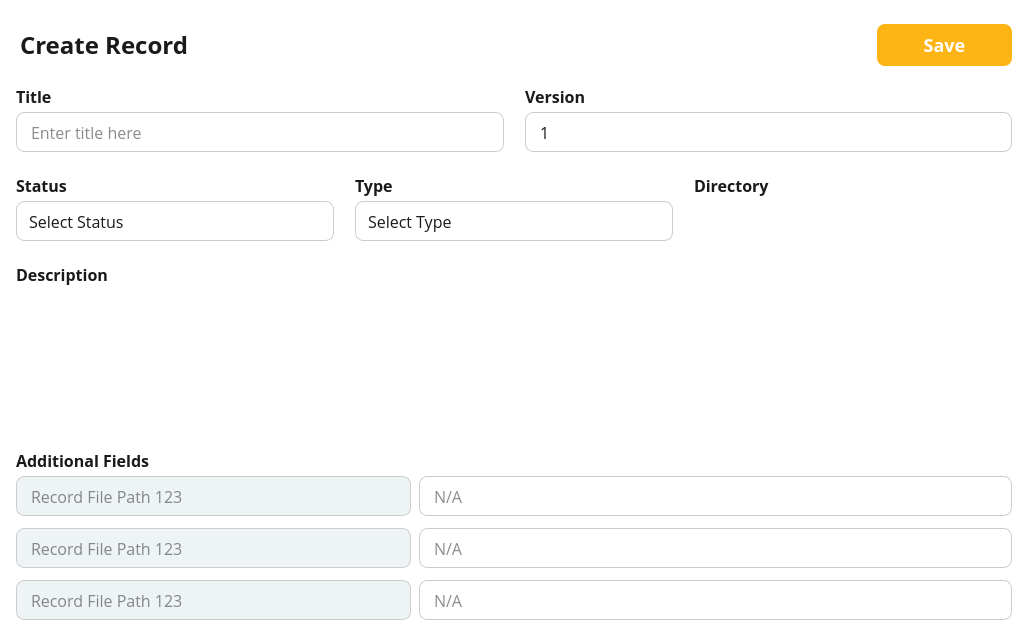
<?xml version="1.0" encoding="UTF-8"?>
<ui version="4.0">
 <class>CreateRecordForm</class>
 <widget class="QWidget" name="CreateRecordForm">
  <property name="geometry">
   <rect>
    <x>0</x>
    <y>0</y>
    <width>1028</width>
    <height>636</height>
   </rect>
  </property>
  <property name="windowTitle">
   <string>Form</string>
  </property>
  <property name="styleSheet">
   <string notr="true">#CreateRecordForm {
	background-color: white;
}</string>
  </property>
  <layout class="QVBoxLayout" name="verticalLayout">
   <property name="spacing">
    <number>18</number>
   </property>
   <property name="leftMargin">
    <number>16</number>
   </property>
   <property name="topMargin">
    <number>24</number>
   </property>
   <property name="rightMargin">
    <number>16</number>
   </property>
   <property name="bottomMargin">
    <number>16</number>
   </property>
   <item>
    <widget class="QWidget" name="headerRow" native="true">
     <property name="maximumSize">
      <size>
       <width>16777215</width>
       <height>42</height>
      </size>
     </property>
     <layout class="QHBoxLayout" name="horizontalLayout">
      <property name="leftMargin">
       <number>0</number>
      </property>
      <property name="topMargin">
       <number>0</number>
      </property>
      <property name="rightMargin">
       <number>0</number>
      </property>
      <property name="bottomMargin">
       <number>0</number>
      </property>
      <item>
       <widget class="QPushButton" name="createRecordButton">
        <property name="maximumSize">
         <size>
          <width>16777215</width>
          <height>34</height>
         </size>
        </property>
        <property name="styleSheet">
         <string notr="true">QPushButton {
	color: #1A1A1A;
	font-family: Open Sans;
	font-weight: 600;
	font-size: 24px;
	line-height: 34px;
	letter-spacing: 0%;
}</string>
        </property>
        <property name="text">
         <string>Create Record</string>
        </property>
        <property name="icon">
         <iconset resource="../../../Resources/Resources.qrc">
          <normaloff>:/images/Project/nav-back.svg</normaloff>:/images/Project/nav-back.svg</iconset>
        </property>
        <property name="iconSize">
         <size>
          <width>24</width>
          <height>24</height>
         </size>
        </property>
        <property name="flat">
         <bool>true</bool>
        </property>
       </widget>
      </item>
      <item>
       <spacer name="horizontalSpacer">
        <property name="orientation">
         <enum>Qt::Orientation::Horizontal</enum>
        </property>
        <property name="sizeHint" stdset="0">
         <size>
          <width>40</width>
          <height>20</height>
         </size>
        </property>
       </spacer>
      </item>
      <item>
       <widget class="QPushButton" name="saveRecordButton">
        <property name="minimumSize">
         <size>
          <width>135</width>
          <height>42</height>
         </size>
        </property>
        <property name="maximumSize">
         <size>
          <width>16777215</width>
          <height>42</height>
         </size>
        </property>
        <property name="styleSheet">
         <string notr="true">QPushButton {
	background: #FDB515;
	border: none;
	border-radius: 8px;
	font-family: Open-Sans;
	font-weight: 500;
	font-size: 18px;
	color: white;
}

QPushButton:hover {
    background-color: #E6A512;
}

QPushButton:pressed {
    background-color: #CC8F0F;
    padding-top: 2px;
	padding-left: 2px;
}</string>
        </property>
        <property name="text">
         <string>Save</string>
        </property>
        <property name="flat">
         <bool>true</bool>
        </property>
       </widget>
      </item>
     </layout>
    </widget>
   </item>
   <item>
    <widget class="QWidget" name="fieldsRow" native="true">
     <property name="styleSheet">
      <string notr="true">QLabel {
	color: #1A1A1A;
	font-family: Open Sans;
	font-weight: 600;
	font-size: 16px;
	line-height: 24px;
	letter-spacing: 0%;
}

QLineEdit {
	color: #1A1A1A;
	background: white;
	font-family: Open Sans;
	font-weight: 400;
	font-size: 16px;
	line-height: 24px;
	letter-spacing: 0%;
	border-radius: 8px;
	border: 1px solid #CCCCCC;
	padding-left: 12px;
	padding-right: 12px;
}</string>
     </property>
     <layout class="QVBoxLayout" name="verticalLayout_2">
      <property name="spacing">
       <number>21</number>
      </property>
      <property name="leftMargin">
       <number>0</number>
      </property>
      <property name="topMargin">
       <number>0</number>
      </property>
      <property name="rightMargin">
       <number>0</number>
      </property>
      <property name="bottomMargin">
       <number>0</number>
      </property>
      <item>
       <widget class="QWidget" name="fieldRow1" native="true">
        <property name="sizePolicy">
         <sizepolicy hsizetype="Preferred" vsizetype="Maximum">
          <horstretch>0</horstretch>
          <verstretch>0</verstretch>
         </sizepolicy>
        </property>
        <layout class="QHBoxLayout" name="horizontalLayout_2">
         <property name="spacing">
          <number>21</number>
         </property>
         <property name="leftMargin">
          <number>0</number>
         </property>
         <property name="topMargin">
          <number>0</number>
         </property>
         <property name="rightMargin">
          <number>0</number>
         </property>
         <property name="bottomMargin">
          <number>0</number>
         </property>
         <item>
          <widget class="QWidget" name="titleFieldGroup" native="true">
           <property name="sizePolicy">
            <sizepolicy hsizetype="Preferred" vsizetype="Maximum">
             <horstretch>0</horstretch>
             <verstretch>0</verstretch>
            </sizepolicy>
           </property>
           <layout class="QVBoxLayout" name="verticalLayout_3">
            <property name="spacing">
             <number>4</number>
            </property>
            <property name="leftMargin">
             <number>0</number>
            </property>
            <property name="topMargin">
             <number>0</number>
            </property>
            <property name="rightMargin">
             <number>0</number>
            </property>
            <property name="bottomMargin">
             <number>0</number>
            </property>
            <item>
             <widget class="QLabel" name="titleFieldLabel">
              <property name="sizePolicy">
               <sizepolicy hsizetype="Preferred" vsizetype="Maximum">
                <horstretch>0</horstretch>
                <verstretch>0</verstretch>
               </sizepolicy>
              </property>
              <property name="minimumSize">
               <size>
                <width>0</width>
                <height>24</height>
               </size>
              </property>
              <property name="maximumSize">
               <size>
                <width>16777215</width>
                <height>24</height>
               </size>
              </property>
              <property name="text">
               <string>Title</string>
              </property>
             </widget>
            </item>
            <item>
             <widget class="QLineEdit" name="titleFieldLineEdit">
              <property name="minimumSize">
               <size>
                <width>0</width>
                <height>40</height>
               </size>
              </property>
              <property name="maximumSize">
               <size>
                <width>16777215</width>
                <height>40</height>
               </size>
              </property>
              <property name="placeholderText">
               <string>Enter title here</string>
              </property>
             </widget>
            </item>
           </layout>
          </widget>
         </item>
         <item>
          <widget class="QWidget" name="versionFieldGroup" native="true">
           <property name="sizePolicy">
            <sizepolicy hsizetype="Preferred" vsizetype="Maximum">
             <horstretch>0</horstretch>
             <verstretch>0</verstretch>
            </sizepolicy>
           </property>
           <layout class="QVBoxLayout" name="verticalLayout_4">
            <property name="spacing">
             <number>4</number>
            </property>
            <property name="leftMargin">
             <number>0</number>
            </property>
            <property name="topMargin">
             <number>0</number>
            </property>
            <property name="rightMargin">
             <number>0</number>
            </property>
            <property name="bottomMargin">
             <number>0</number>
            </property>
            <item>
             <widget class="QLabel" name="versionFieldLabel">
              <property name="sizePolicy">
               <sizepolicy hsizetype="Preferred" vsizetype="Maximum">
                <horstretch>0</horstretch>
                <verstretch>0</verstretch>
               </sizepolicy>
              </property>
              <property name="minimumSize">
               <size>
                <width>0</width>
                <height>24</height>
               </size>
              </property>
              <property name="maximumSize">
               <size>
                <width>16777215</width>
                <height>24</height>
               </size>
              </property>
              <property name="text">
               <string>Version</string>
              </property>
             </widget>
            </item>
            <item>
             <widget class="QLineEdit" name="versionFieldLineEdit">
              <property name="enabled">
               <bool>true</bool>
              </property>
              <property name="minimumSize">
               <size>
                <width>0</width>
                <height>40</height>
               </size>
              </property>
              <property name="maximumSize">
               <size>
                <width>16777215</width>
                <height>40</height>
               </size>
              </property>
              <property name="text">
               <string>1</string>
              </property>
              <property name="readOnly">
               <bool>true</bool>
              </property>
             </widget>
            </item>
           </layout>
          </widget>
         </item>
        </layout>
       </widget>
      </item>
      <item>
       <widget class="QWidget" name="fieldRow2" native="true">
        <property name="sizePolicy">
         <sizepolicy hsizetype="Preferred" vsizetype="Maximum">
          <horstretch>0</horstretch>
          <verstretch>0</verstretch>
         </sizepolicy>
        </property>
        <property name="styleSheet">
         <string notr="true">QComboBox {
	color: #1A1A1A;
	font-family: Open Sans;
	font-weight: 400;
	font-size: 16px;
	line-height: 24px;
	letter-spacing: 0%;

	background-color: white;
	padding-left: 12px;
	padding-right: 12px;
	border: 1px solid #CCCCCC;
	border-radius: 8px;
}

QComboBox::drop-down {
    subcontrol-origin: padding;
    subcontrol-position: top right;
    width: 24px;
    border: none;
}

QComboBox::down-arrow {
	image: url(:/images/chevron-down.svg);
    width: 16px;
    height: 16px;
}

QComboBox::down-arrow:on {
    image: url(:/images/chevron-up.svg);
}

/* Dropdown popup view */
QComboBox QAbstractItemView {
    border: 1px solid #ccc;
    background-color: white;
    selection-background-color: #f0f0f0;
    padding: 4px;
    outline: none;
	border-radius: 8px;
}

/* Each dropdown item */
QComboBox QAbstractItemView::item {
	color: #1A1A1A;
    padding: 6px 12px;
    border-radius: 4px;
}

/* Hovered item */
QComboBox QAbstractItemView::item:hover {
    background-color: #e6f2ff;
}

/* Selected item */
QComboBox QAbstractItemView::item:selected {
    background-color: #d0e8ff;
    color: #1a1a1a;
}</string>
        </property>
        <layout class="QHBoxLayout" name="horizontalLayout_3" stretch="1,1,1">
         <property name="spacing">
          <number>21</number>
         </property>
         <property name="leftMargin">
          <number>0</number>
         </property>
         <property name="topMargin">
          <number>0</number>
         </property>
         <property name="rightMargin">
          <number>0</number>
         </property>
         <property name="bottomMargin">
          <number>0</number>
         </property>
         <item>
          <widget class="QWidget" name="statusFieldGroup" native="true">
           <property name="sizePolicy">
            <sizepolicy hsizetype="Preferred" vsizetype="Maximum">
             <horstretch>0</horstretch>
             <verstretch>0</verstretch>
            </sizepolicy>
           </property>
           <layout class="QVBoxLayout" name="verticalLayout_6">
            <property name="spacing">
             <number>4</number>
            </property>
            <property name="leftMargin">
             <number>0</number>
            </property>
            <property name="topMargin">
             <number>0</number>
            </property>
            <property name="rightMargin">
             <number>0</number>
            </property>
            <property name="bottomMargin">
             <number>0</number>
            </property>
            <item>
             <widget class="QLabel" name="statusFieldLabel">
              <property name="sizePolicy">
               <sizepolicy hsizetype="Preferred" vsizetype="Maximum">
                <horstretch>0</horstretch>
                <verstretch>0</verstretch>
               </sizepolicy>
              </property>
              <property name="minimumSize">
               <size>
                <width>0</width>
                <height>24</height>
               </size>
              </property>
              <property name="maximumSize">
               <size>
                <width>16777215</width>
                <height>24</height>
               </size>
              </property>
              <property name="text">
               <string>Status</string>
              </property>
             </widget>
            </item>
            <item>
             <widget class="QComboBox" name="statusFieldComboBox">
              <property name="minimumSize">
               <size>
                <width>0</width>
                <height>40</height>
               </size>
              </property>
              <property name="maximumSize">
               <size>
                <width>16777215</width>
                <height>40</height>
               </size>
              </property>
              <property name="placeholderText">
               <string>Select Status</string>
              </property>
              <property name="frame">
               <bool>false</bool>
              </property>
              <item>
               <property name="text">
                <string>Draft</string>
               </property>
              </item>
              <item>
               <property name="text">
                <string>Review</string>
               </property>
              </item>
              <item>
               <property name="text">
                <string>Reviewd</string>
               </property>
              </item>
             </widget>
            </item>
           </layout>
          </widget>
         </item>
         <item>
          <widget class="QWidget" name="typeFieldGroup" native="true">
           <property name="sizePolicy">
            <sizepolicy hsizetype="Preferred" vsizetype="Maximum">
             <horstretch>0</horstretch>
             <verstretch>0</verstretch>
            </sizepolicy>
           </property>
           <layout class="QVBoxLayout" name="verticalLayout_5">
            <property name="spacing">
             <number>4</number>
            </property>
            <property name="leftMargin">
             <number>0</number>
            </property>
            <property name="topMargin">
             <number>0</number>
            </property>
            <property name="rightMargin">
             <number>0</number>
            </property>
            <property name="bottomMargin">
             <number>0</number>
            </property>
            <item>
             <widget class="QLabel" name="typeFieldLabel">
              <property name="sizePolicy">
               <sizepolicy hsizetype="Preferred" vsizetype="Maximum">
                <horstretch>0</horstretch>
                <verstretch>0</verstretch>
               </sizepolicy>
              </property>
              <property name="minimumSize">
               <size>
                <width>0</width>
                <height>24</height>
               </size>
              </property>
              <property name="maximumSize">
               <size>
                <width>16777215</width>
                <height>24</height>
               </size>
              </property>
              <property name="text">
               <string>Type</string>
              </property>
             </widget>
            </item>
            <item>
             <widget class="QComboBox" name="typeFieldComboBox">
              <property name="minimumSize">
               <size>
                <width>0</width>
                <height>40</height>
               </size>
              </property>
              <property name="maximumSize">
               <size>
                <width>16777215</width>
                <height>40</height>
               </size>
              </property>
              <property name="placeholderText">
               <string>Select Type</string>
              </property>
              <property name="frame">
               <bool>false</bool>
              </property>
             </widget>
            </item>
           </layout>
          </widget>
         </item>
         <item>
          <widget class="QWidget" name="directoryFieldGroup" native="true">
           <property name="sizePolicy">
            <sizepolicy hsizetype="Preferred" vsizetype="Maximum">
             <horstretch>0</horstretch>
             <verstretch>0</verstretch>
            </sizepolicy>
           </property>
           <layout class="QVBoxLayout" name="verticalLayout_7">
            <property name="spacing">
             <number>4</number>
            </property>
            <property name="leftMargin">
             <number>0</number>
            </property>
            <property name="topMargin">
             <number>0</number>
            </property>
            <property name="rightMargin">
             <number>0</number>
            </property>
            <property name="bottomMargin">
             <number>0</number>
            </property>
            <item>
             <widget class="QLabel" name="dirFieldLabel">
              <property name="sizePolicy">
               <sizepolicy hsizetype="Preferred" vsizetype="Maximum">
                <horstretch>0</horstretch>
                <verstretch>0</verstretch>
               </sizepolicy>
              </property>
              <property name="minimumSize">
               <size>
                <width>0</width>
                <height>24</height>
               </size>
              </property>
              <property name="maximumSize">
               <size>
                <width>16777215</width>
                <height>24</height>
               </size>
              </property>
              <property name="text">
               <string>Directory</string>
              </property>
             </widget>
            </item>
            <item>
             <widget class="TreeComboBox" name="dirFieldCombo" native="true">
              <property name="minimumSize">
               <size>
                <width>0</width>
                <height>40</height>
               </size>
              </property>
             </widget>
            </item>
           </layout>
          </widget>
         </item>
        </layout>
       </widget>
      </item>
      <item>
       <widget class="QWidget" name="fieldRow3" native="true">
        <layout class="QVBoxLayout" name="verticalLayout_8">
         <property name="spacing">
          <number>4</number>
         </property>
         <property name="leftMargin">
          <number>0</number>
         </property>
         <property name="topMargin">
          <number>0</number>
         </property>
         <property name="rightMargin">
          <number>0</number>
         </property>
         <property name="bottomMargin">
          <number>0</number>
         </property>
         <item>
          <widget class="QLabel" name="descFieldLabel">
           <property name="sizePolicy">
            <sizepolicy hsizetype="Preferred" vsizetype="Maximum">
             <horstretch>0</horstretch>
             <verstretch>0</verstretch>
            </sizepolicy>
           </property>
           <property name="minimumSize">
            <size>
             <width>0</width>
             <height>24</height>
            </size>
           </property>
           <property name="maximumSize">
            <size>
             <width>16777215</width>
             <height>24</height>
            </size>
           </property>
           <property name="text">
            <string>Description</string>
           </property>
          </widget>
         </item>
         <item>
          <widget class="QWidget" name="descFieldWrapper" native="true">
           <property name="styleSheet">
            <string notr="true"/>
           </property>
           <layout class="QVBoxLayout" name="verticalLayout_9">
            <property name="spacing">
             <number>0</number>
            </property>
            <property name="leftMargin">
             <number>0</number>
            </property>
            <property name="topMargin">
             <number>0</number>
            </property>
            <property name="rightMargin">
             <number>0</number>
            </property>
            <property name="bottomMargin">
             <number>0</number>
            </property>
            <item>
             <widget class="RichTextEditor" name="descTextEdit" native="true">
              <property name="styleSheet">
               <string notr="true">RichTextEditor QToolBar {
	color: #1A1A1A;
	border: 1px solid #ccc;
	border-radius: 8px;
	border-bottom-left-radius: 0px;
	border-bottom-right-radius: 0px;
}

RichTextEditor QTextEdit {
	color: #1A1A1A;
	border: 1px solid #ccc;
	border-radius: 8px;
	border-top-left-radius: 0px;
	border-top-right-radius: 0px;
}

RichTextEditor QToolBar * {
	color: #1A1A1A;
}
</string>
              </property>
             </widget>
            </item>
           </layout>
          </widget>
         </item>
        </layout>
       </widget>
      </item>
      <item>
       <widget class="QWidget" name="fieldRow4" native="true">
        <layout class="QVBoxLayout" name="verticalLayout_10">
         <property name="spacing">
          <number>4</number>
         </property>
         <property name="leftMargin">
          <number>0</number>
         </property>
         <property name="topMargin">
          <number>0</number>
         </property>
         <property name="rightMargin">
          <number>0</number>
         </property>
         <property name="bottomMargin">
          <number>0</number>
         </property>
         <item>
          <widget class="QLabel" name="additionalFieldLabel">
           <property name="sizePolicy">
            <sizepolicy hsizetype="Preferred" vsizetype="Maximum">
             <horstretch>0</horstretch>
             <verstretch>0</verstretch>
            </sizepolicy>
           </property>
           <property name="minimumSize">
            <size>
             <width>0</width>
             <height>24</height>
            </size>
           </property>
           <property name="maximumSize">
            <size>
             <width>16777215</width>
             <height>24</height>
            </size>
           </property>
           <property name="text">
            <string>Additional Fields</string>
           </property>
          </widget>
         </item>
         <item>
          <widget class="QWidget" name="additionalFieldsGroup" native="true">
           <layout class="QVBoxLayout" name="verticalLayout_11">
            <property name="spacing">
             <number>12</number>
            </property>
            <property name="leftMargin">
             <number>0</number>
            </property>
            <property name="topMargin">
             <number>0</number>
            </property>
            <property name="rightMargin">
             <number>0</number>
            </property>
            <property name="bottomMargin">
             <number>0</number>
            </property>
            <item>
             <widget class="QWidget" name="addFieldRow1" native="true">
              <property name="sizePolicy">
               <sizepolicy hsizetype="Preferred" vsizetype="Preferred">
                <horstretch>0</horstretch>
                <verstretch>0</verstretch>
               </sizepolicy>
              </property>
              <layout class="QHBoxLayout" name="horizontalLayout_5" stretch="2,3">
               <property name="spacing">
                <number>8</number>
               </property>
               <property name="leftMargin">
                <number>0</number>
               </property>
               <property name="topMargin">
                <number>0</number>
               </property>
               <property name="rightMargin">
                <number>0</number>
               </property>
               <property name="bottomMargin">
                <number>0</number>
               </property>
               <item>
                <widget class="QLineEdit" name="field1KeyEdit">
                 <property name="minimumSize">
                  <size>
                   <width>0</width>
                   <height>40</height>
                  </size>
                 </property>
                 <property name="maximumSize">
                  <size>
                   <width>16777215</width>
                   <height>40</height>
                  </size>
                 </property>
                 <property name="styleSheet">
                  <string notr="true">background-color: rgb(238, 244, 246);</string>
                 </property>
                 <property name="placeholderText">
                  <string>Record File Path 123</string>
                 </property>
                </widget>
               </item>
               <item>
                <widget class="QLineEdit" name="field1ValueEdit">
                 <property name="minimumSize">
                  <size>
                   <width>0</width>
                   <height>40</height>
                  </size>
                 </property>
                 <property name="maximumSize">
                  <size>
                   <width>16777215</width>
                   <height>40</height>
                  </size>
                 </property>
                 <property name="placeholderText">
                  <string>N/A</string>
                 </property>
                </widget>
               </item>
              </layout>
             </widget>
            </item>
            <item>
             <widget class="QWidget" name="addFieldRow2" native="true">
              <property name="sizePolicy">
               <sizepolicy hsizetype="Preferred" vsizetype="Preferred">
                <horstretch>0</horstretch>
                <verstretch>0</verstretch>
               </sizepolicy>
              </property>
              <layout class="QHBoxLayout" name="horizontalLayout_6" stretch="2,3">
               <property name="spacing">
                <number>8</number>
               </property>
               <property name="leftMargin">
                <number>0</number>
               </property>
               <property name="topMargin">
                <number>0</number>
               </property>
               <property name="rightMargin">
                <number>0</number>
               </property>
               <property name="bottomMargin">
                <number>0</number>
               </property>
               <item>
                <widget class="QLineEdit" name="field2KeyEdit">
                 <property name="minimumSize">
                  <size>
                   <width>0</width>
                   <height>40</height>
                  </size>
                 </property>
                 <property name="maximumSize">
                  <size>
                   <width>16777215</width>
                   <height>40</height>
                  </size>
                 </property>
                 <property name="styleSheet">
                  <string notr="true">background-color: rgb(238, 244, 246);</string>
                 </property>
                 <property name="placeholderText">
                  <string>Record File Path 123</string>
                 </property>
                </widget>
               </item>
               <item>
                <widget class="QLineEdit" name="field2ValueEdit">
                 <property name="minimumSize">
                  <size>
                   <width>0</width>
                   <height>40</height>
                  </size>
                 </property>
                 <property name="maximumSize">
                  <size>
                   <width>16777215</width>
                   <height>40</height>
                  </size>
                 </property>
                 <property name="placeholderText">
                  <string>N/A</string>
                 </property>
                </widget>
               </item>
              </layout>
             </widget>
            </item>
            <item>
             <widget class="QWidget" name="addFieldRow3" native="true">
              <property name="sizePolicy">
               <sizepolicy hsizetype="Preferred" vsizetype="Preferred">
                <horstretch>0</horstretch>
                <verstretch>0</verstretch>
               </sizepolicy>
              </property>
              <layout class="QHBoxLayout" name="horizontalLayout_7" stretch="2,3">
               <property name="spacing">
                <number>8</number>
               </property>
               <property name="leftMargin">
                <number>0</number>
               </property>
               <property name="topMargin">
                <number>0</number>
               </property>
               <property name="rightMargin">
                <number>0</number>
               </property>
               <property name="bottomMargin">
                <number>0</number>
               </property>
               <item>
                <widget class="QLineEdit" name="field3KeyEdit">
                 <property name="minimumSize">
                  <size>
                   <width>0</width>
                   <height>40</height>
                  </size>
                 </property>
                 <property name="maximumSize">
                  <size>
                   <width>16777215</width>
                   <height>40</height>
                  </size>
                 </property>
                 <property name="styleSheet">
                  <string notr="true">background-color: rgb(238, 244, 246);</string>
                 </property>
                 <property name="placeholderText">
                  <string>Record File Path 123</string>
                 </property>
                </widget>
               </item>
               <item>
                <widget class="QLineEdit" name="field3ValueEdit">
                 <property name="minimumSize">
                  <size>
                   <width>0</width>
                   <height>40</height>
                  </size>
                 </property>
                 <property name="maximumSize">
                  <size>
                   <width>16777215</width>
                   <height>40</height>
                  </size>
                 </property>
                 <property name="placeholderText">
                  <string>N/A</string>
                 </property>
                </widget>
               </item>
              </layout>
             </widget>
            </item>
           </layout>
          </widget>
         </item>
        </layout>
       </widget>
      </item>
     </layout>
    </widget>
   </item>
  </layout>
 </widget>
 <customwidgets>
  <customwidget>
   <class>TreeComboBox</class>
   <extends>QWidget</extends>
   <header location="global">treecombobox.h</header>
   <container>1</container>
  </customwidget>
  <customwidget>
   <class>RichTextEditor</class>
   <extends>QWidget</extends>
   <header>richtexteditor.h</header>
   <container>1</container>
  </customwidget>
 </customwidgets>
 <resources>
  <include location="../../../Resources/Resources.qrc"/>
 </resources>
 <connections>
  <connection>
   <sender>saveRecordButton</sender>
   <signal>clicked()</signal>
   <receiver>CreateRecordForm</receiver>
   <slot>onSaveButtonClicked()</slot>
   <hints>
    <hint type="sourcelabel">
     <x>944</x>
     <y>44</y>
    </hint>
    <hint type="destinationlabel">
     <x>513</x>
     <y>317</y>
    </hint>
   </hints>
  </connection>
 </connections>
 <slots>
  <slot>onSaveButtonClicked()</slot>
 </slots>
</ui>
